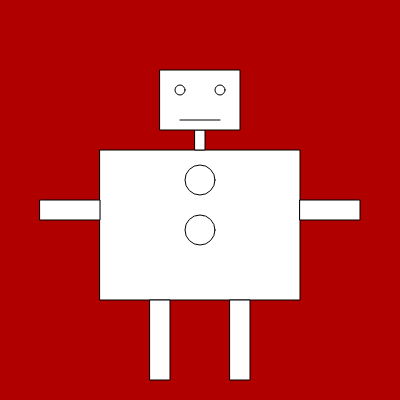
Frame 1 (no input)
Frame 60 (no input): identical to frame 1, image omitted
Frame 120 (the mouse pressed at the canvas centre since frame 60): identical to frame 1, image omitted

The p5.js sketch that drew this single still picture (run headless with seeded random() and noise() and a simulated clock; from frame 60 on, the mouse is pressed at the canvas centre):

// p5.js sketch
// ── sketch.js
function setup() {
  createCanvas(400, 400);
}

function draw() {
  background(176, 1, 0);
  
  			//The Body
  rect(100,150,200,150); //Body
  rect(195,130,10,20);		//Head
  rect(160,70,80,60);   //Neck
  rect(150,300,20,80);  //Left leg
  rect(230,300,20,80);	//Right leg
  rect(40,200,60,20);  //Left hand
  rect(300,200,60,20);  //Right hand
  
  
  		//Facial features 
ellipse(180,90,10)  //Left eye
ellipse(220,90,10)	//Right eye
line(180,120, 220,120) //Mouth


  		//Body features
ellipse(200,180,30); //Button 1
ellipse(200,230,30); //Button 2

  
  
}
